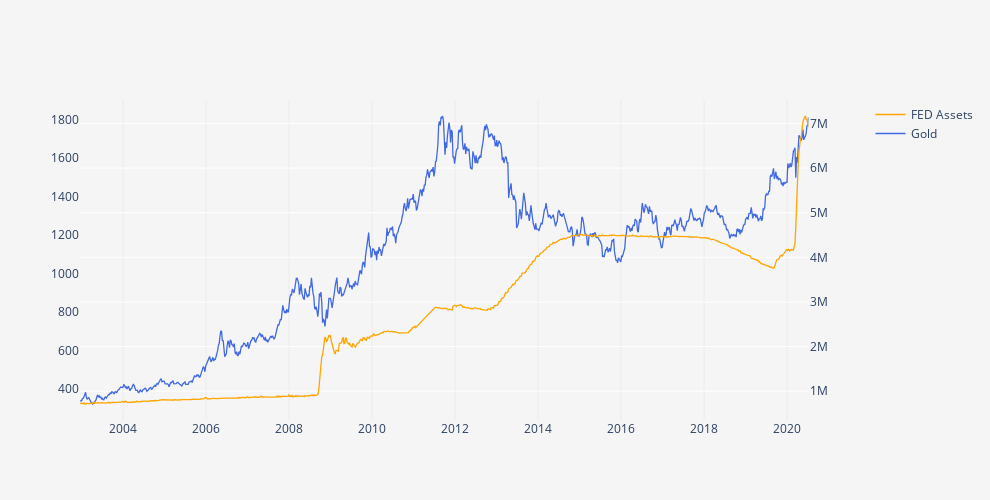

The notebook cell this image was saved under:
### Code cell
import plotly.graph_objects as go
from plotly.subplots import make_subplots

# Create figure with secondary y-axis
fig = make_subplots(specs=[[{"secondary_y": True}]])

# Add traces
fig.add_trace(
    go.Scatter(x=data.index, y=data['FED'], name="FED Assets", line=dict(color = 'orange', width = 1.3)),
    secondary_y=True,
)


fig.add_trace(
    go.Scatter(x=data.index, y=data['Gold'], name="Gold", line=dict(color = 'royalblue', width = 1.3)),
    secondary_y=False,
)

# Add figure title
fig.update_layout(
    title_text="",
    width=990,
    height=500,
    plot_bgcolor='#f5f5f5',
    paper_bgcolor='#f5f5f5',
    xaxis=dict(
        title='',
        showgrid=True,
        gridcolor='#ebebeb',
        titlefont=dict(size=12),
    ),    
    yaxis=dict(
        title='',
        showgrid=False,
        gridcolor='#ebebeb',
        zeroline=True, # Adicionar ou não a zero line
        zerolinecolor='#d2d2d2',

    )
)

# Set y-axes titles
fig.update_yaxes(title_text="", secondary_y=False)
fig.update_yaxes(title_text="", secondary_y=True)

fig.show()

### Figure 1 — Plotly figure (JSON) as saved in the notebook; plotly's stock layout.template omitted (floating-point values rounded to 4 significant figures; data arrays with more than 128 entries replaced by an {"elided": "..."} marker saying what was removed)
{"data": [{"line": {"color": "orange", "width": 1.3}, "name": "FED Assets", "type": "scatter", "x": {"elided": "917 str values"}, "xaxis": "x", "y": {"elided": "917 int values"}, "yaxis": "y2"}, {"line": {"color": "royalblue", "width": 1.3}, "name": "Gold", "type": "scatter", "x": {"elided": "917 str values"}, "xaxis": "x", "y": {"elided": "917 float values"}, "yaxis": "y"}], "layout": {"height": 500, "paper_bgcolor": "#f5f5f5", "plot_bgcolor": "#f5f5f5", "title": {"text": ""}, "width": 990, "xaxis": {"anchor": "y", "autorange": true, "domain": [0, 0.94], "gridcolor": "#ebebeb", "range": ["2002-12-18", "2020-07-08"], "showgrid": true, "title": {"font": {"size": 12}, "text": ""}, "type": "date"}, "yaxis": {"anchor": "x", "autorange": true, "domain": [0, 1], "gridcolor": "#ebebeb", "range": [238.2, 1902.0], "showgrid": false, "title": {"text": ""}, "type": "linear", "zeroline": true, "zerolinecolor": "#d2d2d2"}, "yaxis2": {"anchor": "x", "autorange": true, "overlaying": "y", "range": [354100.0, 7528000.0], "side": "right", "title": {"text": ""}, "type": "linear"}}}
